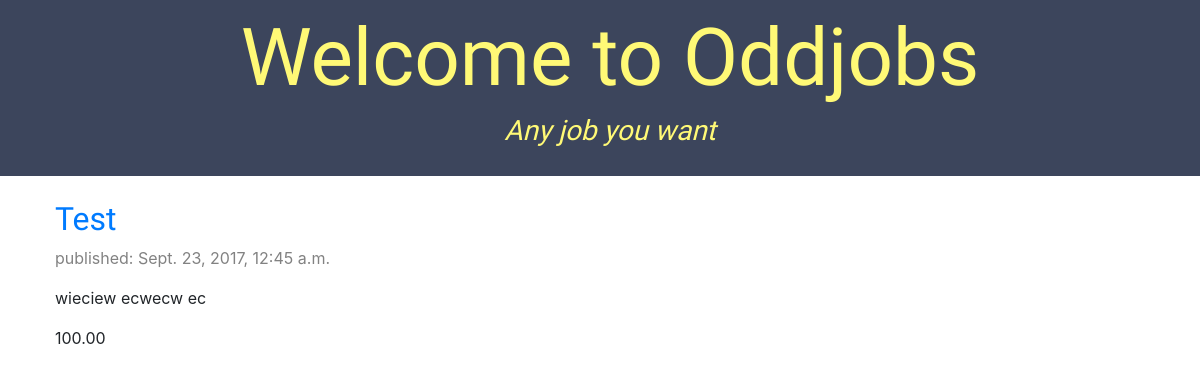
/, run on an earlier commit of the app's database.
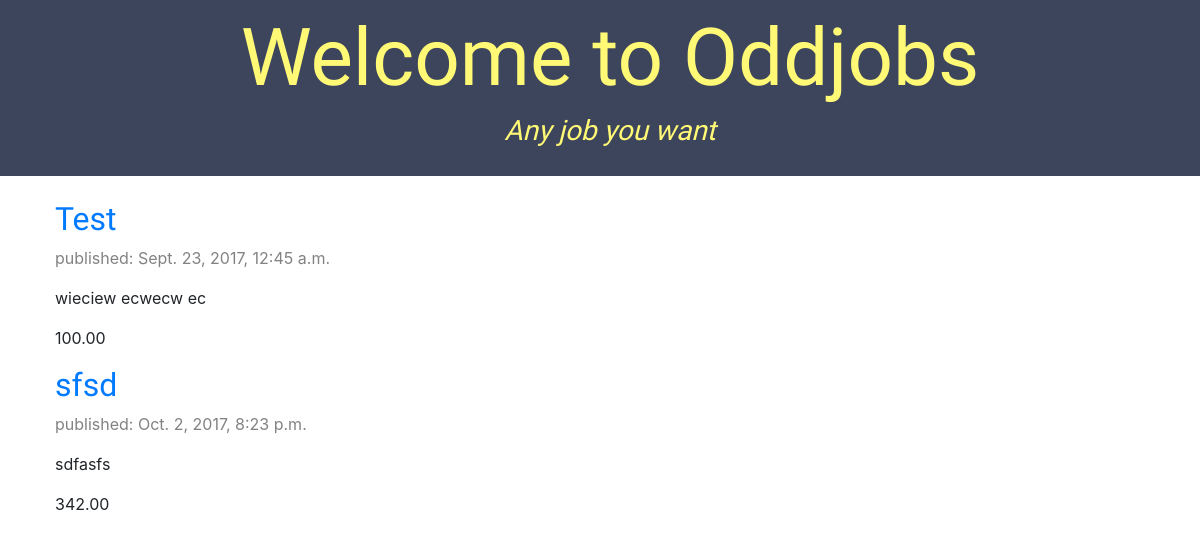
And on a later commit of the database.
### listings/models.py (models this page shows, shortened)
class Listing(models.Model):
	is_assigned = models.BooleanField(default=False)
	listee = models.ForeignKey('auth.User')
	title = models.CharField(max_length=200)
	listing_dscr = models.TextField(max_length=500)
	amount_listed = models.DecimalField(max_digits=6, decimal_places=2)
	created_date = models.DateTimeField(blank=True, null=True)
	assigned_date = models.DateTimeField(blank=True, null=True)
	completed_date = models.DateTimeField(blank=True, null=True)

### listings/views.py (the view)
# urls.py: url(r'^$', views.index, name='index'),
def index(request):
	listings = Listing.objects.filter(created_date__lte=timezone.now()).order_by('created_date')
	return render(request, 'listings/index.html', {'listings': listings})

### listings/templates/listings/index.html (shortened to what this page needs)
{% extends 'listings/base.html' %}
{% block content %}
    {% for listing in listings %}
        <div class="listing">
            <h2><a href="{% url 'listing_detail' pk=listing.pk %}" id="listing_title">{{ listing.title }}</a></h2>
                <div class="date">
                <p id="created_date">published: {{ listing.created_date }}</p>
                </div>
            <p id="listing_dscr">{{ listing.listing_dscr }}</p>
            <p id="amount_listed">{{ listing.amount_listed|linebreaksbr }}</p>
        </div>
    {% endfor %}
{% endblock %}

What changed in the data, as far as the page shows it:
added Listing: title "sfsd", created_date "Oct. 2, 2017, 8:23 p.m.", listing_dscr "sdfasfs", amount_listed "342.00"
